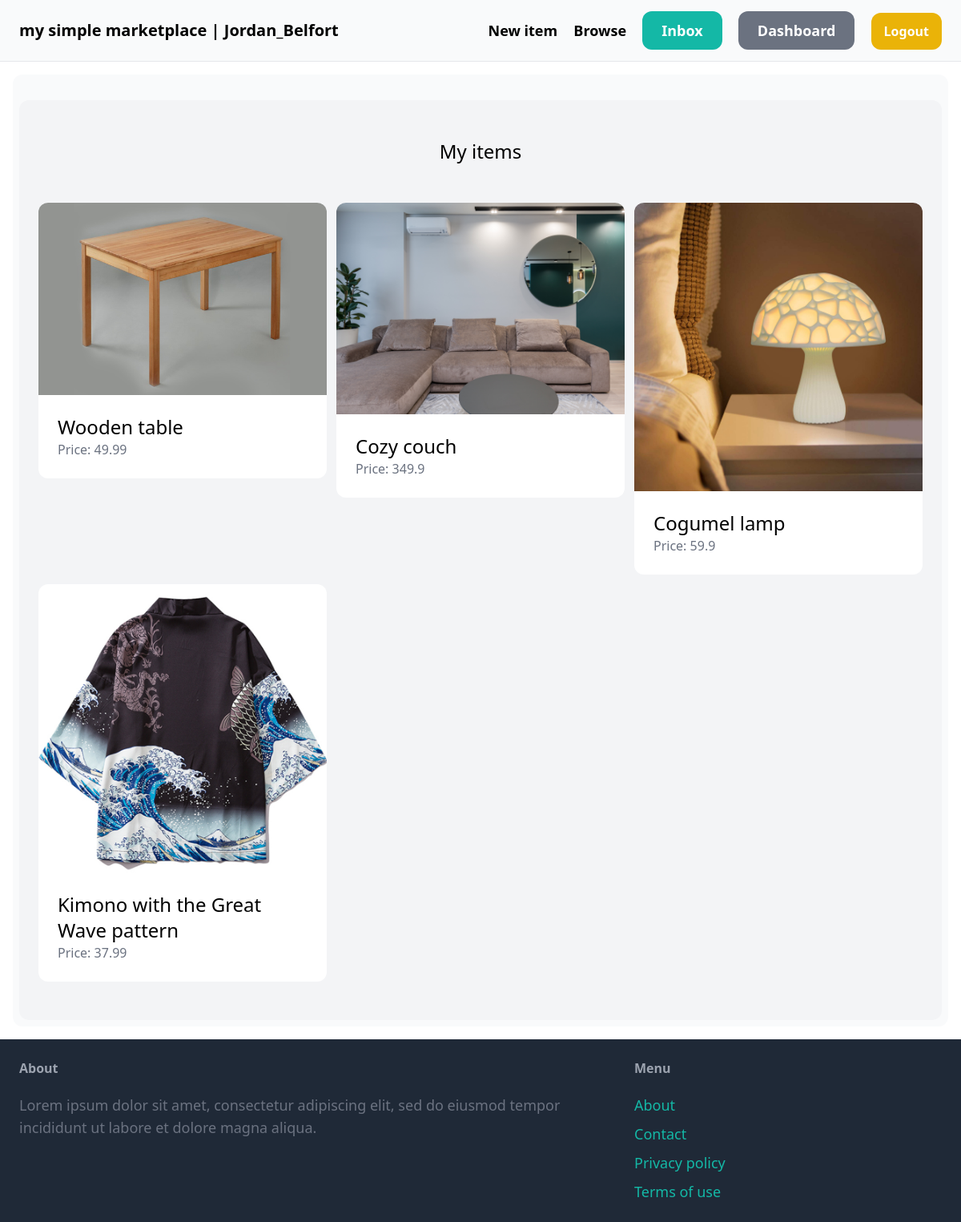
The app's page /dashboard/ (signed in) with its own data.
### item/models.py (models this page shows, shortened)
class Item(models.Model):
    category = models.ForeignKey(Category, related_name='items', on_delete=models.CASCADE)
    name = models.CharField(max_length=255)
    description = models.TextField(blank=True, null=True)
    image = models.ImageField(upload_to='item_images', blank=False, null=False)
    price = models.FloatField()
    is_sold = models.BooleanField(default=False)
    created_by = models.ForeignKey(User, related_name='items', on_delete=models.CASCADE)
    created_at = models.DateTimeField(auto_now_add=True)
    class Meta:
        verbose_name_plural = 'Items'

### dashboard/views.py (the view)
# urls.py: path('', views.index, name='index'),
@login_required
def index(request):
    items = Item.objects.filter(created_by=request.user)
    return render(request, 'dashboard/index.html', {
        'items': items,
    })

### dashboard/templates/dashboard/index.html (shortened to what this page needs)
{% extends "core/master.html" %}
{% block content %}
  <div class="mt-6 px-6 py-12 bg-gray-100 rounded-xl">
    <h2 class="mb-12 text-2xl text-center">My items</h2>
    <div class="grid grid-cols-3 gap-3">
      {% for item in items %}
        <div>
          <a href="{% url 'item:detail' item.id %}">
            <div>
              <img src="{{ item.image.url }}" class="rounded-t-xl" />
            </div>
            <div class="p-6 bg-white rounded-b-xl">
              <h2 class="text-2xl">{{ item.name }}</h2>
              <p class="text-gray-500">Price: {{ item.price }}</p>
            </div>
          </a>
        </div>
      {% endfor %}
    </div>
  </div>
  {% endblock content %}

### core/templates/core/master.html (shortened to what this page needs)
<!DOCTYPE html>
<html lang="en">
  <head>
    <script src="https://cdn.tailwindcss.com"></script>
  </head>
  <body>
    <nav class="py-6 px-6 flex justify-between items-center border-b border-gray-200 bg-gray-50">
      <a href="{% url 'core:index' %}" class="text-xl font-semibold">my simple marketplace
        {% if request.user.is_authenticated %}| {{ request.user.username }}{% endif %}
      </a>
      <div class="space-x-4">
        <a href="{% url 'item:new' %}"
           class="text-lg font-semibold hover:text-gray-500">New item</a>
        <a href="{% url 'item:items' %}"
           class="text-lg font-semibold hover:text-gray-500">Browse</a>
        {% if request.user.is_authenticated %}
          <a href="{% url 'conversation:inbox' %}"
             class="px-6 py-3 text-lg font-semibold bg-teal-500 text-white rounded-xl hover:bg-teal-700">Inbox</a>
          <a href="{% url 'dashboard:index' %}"
             class="px-6 py-3 text-lg font-semibold bg-gray-500 text-white rounded-xl hover:bg-gray-700">Dashboard</a>
          <a href="{% url 'core:logout' %}"
             class="px-4 py-3 text-md font-semibold bg-yellow-500 text-white rounded-xl hover:bg-yellow-700">Logout</a>
        {% else %}
          <a href="{% url 'core:signup' %}"
             class="px-6 py-3 text-lg font-semibold bg-teal-500 text-white rounded-xl hover:bg-teal-700">Sign up</a>
          <a href="{% url 'core:login' %}"
             class="px-6 py-3 text-lg font-semibold bg-gray-500 text-white rounded-xl hover:bg-gray-700">Login</a>
        {% endif %}
      </div>
    </nav>
    <div class="px-4 py-4">
      <div class="bg-gray-50 rounded-xl px-2 py-2">
        {% block content %}
        {% endblock content %}
      </div>
    </div>
    <footer class="py-6 px-6 flex justify-between bg-gray-800">
      <div class="w-2/3 pr-10">
        <h3 class="mb-5 font-semibold text-gray-400">About</h3>
        <p class="text-lg text-gray-500">
          Lorem ipsum dolor sit amet, consectetur adipiscing elit, sed do
          eiusmod tempor incididunt ut labore et dolore magna aliqua.
        </p>
      </div>
      <div class="w-1/3">
        <h3 class="mb-5 font-semibold text-gray-400">Menu</h3>
        <ul class="space-y-2">
          <li>
            <a href="#" class="text-lg text-teal-500 hover:text-teal-700">About</a>
          </li>
          <li>
            <a href="{% url 'core:contact' %}"
               class="text-lg text-teal-500 hover:text-teal-700">Contact</a>
          </li>
          <li>
            <a href="#" class="text-lg text-teal-500 hover:text-teal-700">Privacy policy</a>
          </li>
          <li>
            <a href="#" class="text-lg text-teal-500 hover:text-teal-700">Terms of use</a>
          </li>
        </ul>
      </div>
    </footer>
  </body>
</html>

### records on screen
Item: image (picture), name "Wooden table", price "49.99"
Item: image (picture), name "Cozy couch", price "349.9"
Item: image (picture), name "Cogumel lamp", price "59.9"
Item: image (picture), name "Kimono with the Great Wave pattern", price "37.99"

### other values on screen
{{ request.user.username }} "Jordan_Belfort"
